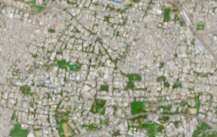
#> input picture data/test_city2_geo.tiff, 217 x 137 px
$ python enhance.py ../data/test_city2_geo.tiff
#> lines starting #> are read from the running program, lines starting #| are printed output that depends on the picture
#> further down, image is the input picture: PIL image 217x137 RGB; mean R, G, B 162.2, 162, 144.2
"""
Satellite image enhancement — preprocessing that helps the depth model
find sharper edges and real structure in aerial/satellite imagery.

These are standard remote sensing techniques, not cosmetic filters:
  - CLAHE: locally adaptive contrast (reveals detail in dark shadows AND bright rooftops)
  - Unsharp mask: edge sharpening (makes building boundaries crisper for the depth model)
  - Dehaze: reduces atmospheric haze that washes out distant terrain

Usage:
    from enhance import enhance_satellite_image
    enhanced = enhance_satellite_image(pil_image)
"""

import cv2
import numpy as np
from PIL import Image


def apply_clahe(img_array, clip_limit=2.0, grid_size=8):
    """Contrast Limited Adaptive Histogram Equalization.
    Unlike global histogram equalization, CLAHE works on local regions —
    so it brings out detail in both dark valleys and bright rooftops
    without blowing out either end."""
    lab = cv2.cvtColor(img_array, cv2.COLOR_RGB2LAB)
    l_channel, a_channel, b_channel = cv2.split(lab)

    clahe = cv2.createCLAHE(clipLimit=clip_limit, tileGridSize=(grid_size, grid_size))
    l_enhanced = clahe.apply(l_channel)

    merged = cv2.merge([l_enhanced, a_channel, b_channel])
    return cv2.cvtColor(merged, cv2.COLOR_LAB2RGB)


def apply_unsharp_mask(img_array, sigma=1.0, strength=0.5):
    """Sharpens edges by subtracting a blurred version from the original.
    This makes building boundaries, roads, and terrain ridges more
    pronounced — exactly the features the depth model relies on."""
    blurred = cv2.GaussianBlur(img_array, (0, 0), sigma)
    sharpened = cv2.addWeighted(img_array, 1.0 + strength, blurred, -strength, 0)
    return np.clip(sharpened, 0, 255).astype(np.uint8)


def apply_dehaze(img_array, strength=0.5):
    """Simple dark-channel-prior dehazing. Satellite images taken through
    thick atmosphere (haze, smog, high altitude) lose contrast in distant
    areas — this recovers it. The strength parameter (0-1) controls how
    aggressively haze is removed."""
#> called with strength = 0.5
    img_float = img_array.astype(np.float64) / 255.0

    # Dark channel: min across RGB in a local patch
    min_rgb = np.min(img_float, axis=2)
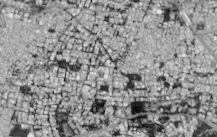
#> min_rgb: shape (137, 217) float64; min 0, max 0.918, mean 0.564
    kernel_size = max(15, min(img_array.shape[:2]) // 30) | 1  # ensure odd
#> kernel_size = 15
    dark_channel = cv2.erode(min_rgb, np.ones((kernel_size, kernel_size)))
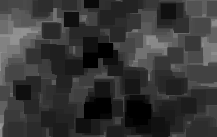
#> dark_channel: shape (137, 217) float64; min 0, max 0.612, mean 0.211

    # Estimate atmospheric light from the brightest region of the dark channel
    flat_dark = dark_channel.ravel()
    top_indices = np.argsort(flat_dark)[-max(1, len(flat_dark) // 1000):]
#> top_indices = 29 values, max 27776 at index 27, min 6318 at index 20, mean 11925
    h, w = dark_channel.shape
#> h = 137; w = 217
    atmos_light = np.zeros(3)
    for idx in top_indices:
        row, col = divmod(int(idx), w)
        atmos_light += img_float[row, col]
#> this loop made 29 passes
#> (idx, row, col, atmos_light) on passes 1 to 12: (7830, 36, 18, [0.749, 0.733, 0.706]), (7183, 33, 22, [1.48, 1.47, 1.38]), (8696, 40, 16, [2.22, 2.18, 2.07]), (8691, 40, 11, [2.95, 2.89, 2.76]), (7823, 36, 11, [3.61, 3.55, 3.39]), (8046, 37, 17, [4.37, 4.29, 4.12]), (9126, 42, 12, [5.09, 5.02, 4.84]), (9125, 42, 11, [5.82, 5.75, 5.54]), (9132, 42, 18, [6.55, 6.46, 6.19]), (8265, 38, 19, [7.26, 7.15, 6.85]), (8263, 38, 17, [8, 7.87, 7.54]), (8262, 38, 16, [8.75, 8.58, 8.22])
    atmos_light /= len(top_indices)
#> atmos_light = [0.73, 0.71, 0.676]

    # Transmission map (how much scene radiance reaches the camera)
    transmission = 1.0 - strength * dark_channel
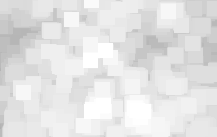
#> transmission: shape (137, 217) float64; min 0.694, max 1, mean 0.894
    transmission = np.clip(transmission, 0.1, 1.0)

    # Recover scene radiance
    result = np.zeros_like(img_float)
    for c in range(3):
        result[:, :, c] = (img_float[:, :, c] - atmos_light[c]) / transmission + atmos_light[c]

    return np.clip(result * 255, 0, 255).astype(np.uint8)


def enhance_satellite_image(pil_image, clahe=True, sharpen=True, dehaze=True,
                            clahe_clip=2.0, sharpen_strength=0.5, dehaze_strength=0.5):
    """Full enhancement pipeline for satellite/aerial imagery.

    Args:
        pil_image: PIL Image (RGB)
        clahe: Apply local contrast enhancement
        sharpen: Apply edge sharpening
        dehaze: Apply atmospheric haze removal
        clahe_clip: CLAHE clip limit (higher = more aggressive contrast)
        sharpen_strength: Sharpening intensity (0.3-1.0 typical)
        dehaze_strength: Dehazing intensity (0.3-0.7 typical)

    Returns:
        Enhanced PIL Image (RGB)
    """
    img = np.array(pil_image)

    if dehaze:
        img = apply_dehaze(img, strength=dehaze_strength)

    if clahe:
        img = apply_clahe(img, clip_limit=clahe_clip)
#> in apply_clahe, `lab = cv2.cvtColor(img_array, cv2.COLOR_RGB2LAB)`: lab: shape (137, 217, 3); mean of channels 0, 1, 2 166.4, 124.6, 137.9
#> in apply_clahe, `l_channel, a_channel, b_channel = cv2.split(lab)`:
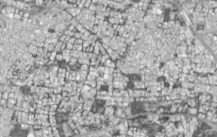
#> l_channel: shape (137, 217); min 63, max 244, mean 166.4
#> in apply_clahe, `l_channel, a_channel, b_channel = cv2.split(lab)`:
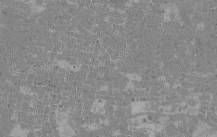
#> b_channel: shape (137, 217); min 105, max 180, mean 137.9
#> in apply_clahe, `l_enhanced = clahe.apply(l_channel)`:
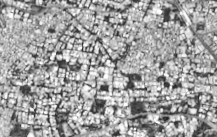
#> l_enhanced: shape (137, 217); min 33, max 255, mean 160.1
#> in apply_clahe, `merged = cv2.merge([l_enhanced, a_channel, b_channel])`: merged: shape (137, 217, 3); mean of channels 0, 1, 2 160.1, 124.6, 137.9

    if sharpen:
        img = apply_unsharp_mask(img, strength=sharpen_strength)
#> in apply_unsharp_mask, `sharpened = cv2.addWeighted(img_array, 1.0 + strength, blurred, -stren..`:
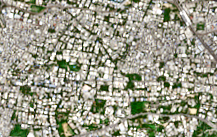
#> sharpened: shape (137, 217, 3); mean R, G, B 153.9, 154.2, 136.5

    return Image.fromarray(img)


if __name__ == "__main__":
    """Quick test — run directly to compare before/after on a sample image."""
    import sys
    import os

    image_path = sys.argv[1] if len(sys.argv) > 1 else "../data/test_hills.png"
    if not os.path.exists(image_path):
        print(f"Error: {image_path} not found")
        sys.exit(1)

    image = Image.open(image_path).convert("RGB")
    enhanced = enhance_satellite_image(image)

    base, ext = os.path.splitext(image_path)
    output_path = f"{base}_enhanced{ext}"
    enhanced.save(output_path)
    print(f"Enhanced image saved to {output_path}")
    print(f"Original size: {image.size}, Enhanced size: {enhanced.size}")
#| Original size: (217, 137), Enhanced size: (217, 137)

$ run again, on data/test_forest_geo.tiff
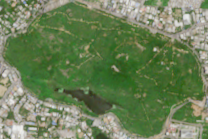
#> input picture data/test_forest_geo.tiff, 208 x 139 px
#> image is the input picture: PIL image 208x139 RGB; mean R, G, B 108.2, 128.3, 88.7
#> in apply_dehaze, `dark_channel = cv2.erode(min_rgb, np.ones((kernel_size, kernel_size)))`:
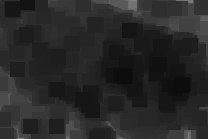
#> dark_channel: shape (139, 208) float64; min 0.0471, max 0.608, mean 0.155
#> top_indices = 28 values, max 28892 at index 19, min 129 at index 14, mean 11397.1
#> the loop in apply_dehaze, `for idx in top_indices:` made 28 passes
#> (idx, row, col, atmos_light) on passes 1 to 8: (608, 2, 192, [0.718, 0.69, 0.667]), (396, 1, 188, [1.41, 1.35, 1.31]), (398, 1, 190, [2.11, 2.03, 1.93]), (400, 1, 192, [2.83, 2.73, 2.58]), (397, 1, 189, [3.56, 3.43, 3.25]), (606, 2, 190, [4.29, 4.14, 3.93]), (607, 2, 191, [5.01, 4.82, 4.58]), (189, 0, 189, [5.75, 5.54, 5.27])
#> in apply_dehaze, `atmos_light /= len(top_indices)`: atmos_light = [0.713, 0.701, 0.667]
#> lab: shape (139, 208, 3); mean of channels 0, 1, 2 126, 112.3, 148.7
#> merged: shape (139, 208, 3); mean of channels 0, 1, 2 129.5, 112.3, 148.7
#> in apply_unsharp_mask, `sharpened = cv2.addWeighted(img_array, 1.0 + strength, blurred, -stren..`:
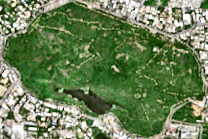
#> sharpened: shape (139, 208, 3); mean R, G, B 106.7, 128.4, 86.7
#| Original size: (208, 139), Enhanced size: (208, 139)

$ run again, on data/test_hills_geo.tiff
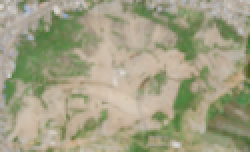
#> input picture data/test_hills_geo.tiff, 125 x 76 px (shown 2 times larger)
#> image is the input picture: PIL image 125x76 RGB; mean R, G, B 161, 159, 131.2
#> in apply_dehaze, `dark_channel = cv2.erode(min_rgb, np.ones((kernel_size, kernel_size)))`:
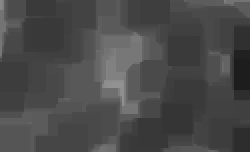
#> dark_channel: shape (76, 125) float64 (shown 2 times larger); min 0.114, max 0.573, mean 0.289
#> flat_dark = 9500 values, max 0.573 at index 5181, min 0.114 at index 3867, mean 0.289
#> top_indices = [5181, 5434, 5307, 5435, 5308, 5309, 5184, 5183, 5185]
#> the loop in apply_dehaze, `for idx in top_indices:` made 9 passes
#> (idx, row, col, atmos_light) on passes 1 to 8: (5181, 41, 56, [0.827, 0.776, 0.725]), (5434, 43, 59, [1.63, 1.51, 1.39]), (5307, 42, 57, [2.46, 2.3, 2.14]), (5435, 43, 60, [3.26, 3.03, 2.78]), (5308, 42, 58, [4.09, 3.82, 3.52]), (5309, 42, 59, [4.89, 4.56, 4.19]), (5184, 41, 59, [5.7, 5.3, 4.85]), (5183, 41, 58, [6.53, 6.1, 5.61])
#> in apply_dehaze, `atmos_light /= len(top_indices)`: atmos_light = [0.814, 0.759, 0.697]
#> lab: shape (76, 125, 3); mean of channels 0, 1, 2 159.6, 122.8, 143.9
#> merged: shape (76, 125, 3); mean of channels 0, 1, 2 176.7, 122.8, 143.9
#> in apply_unsharp_mask, `blurred = cv2.GaussianBlur(img_array, (0, 0), sigma)`:
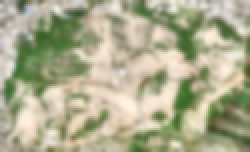
#> blurred: shape (76, 125, 3) (shown 2 times larger); mean R, G, B 172.3, 172, 142
#| Original size: (125, 76), Enhanced size: (125, 76)
